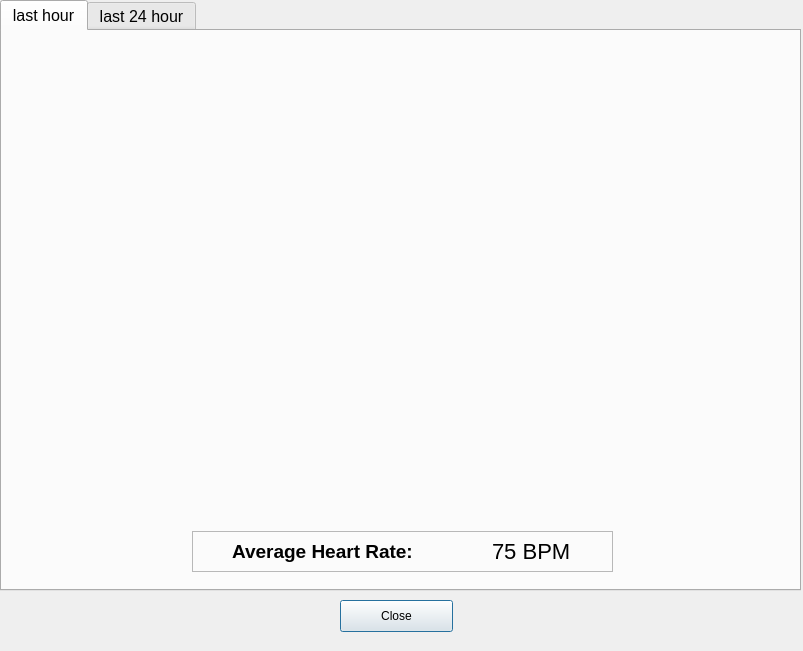
<?xml version="1.0" encoding="UTF-8"?>
<ui version="4.0">
 <class>hr_window</class>
 <widget class="QDialog" name="hr_window">
  <property name="geometry">
   <rect>
    <x>0</x>
    <y>0</y>
    <width>803</width>
    <height>651</height>
   </rect>
  </property>
  <property name="windowTitle">
   <string>Heart Rate</string>
  </property>
  <widget class="QTabWidget" name="hr_trends">
   <property name="geometry">
    <rect>
     <x>0</x>
     <y>0</y>
     <width>801</width>
     <height>591</height>
    </rect>
   </property>
   <property name="font">
    <font>
     <family>Arial</family>
     <pointsize>12</pointsize>
    </font>
   </property>
   <property name="currentIndex">
    <number>0</number>
   </property>
   <widget class="QWidget" name="hr_tab_1">
    <attribute name="title">
     <string>last hour</string>
    </attribute>
    <widget class="QLabel" name="hr_trend_figure">
     <property name="geometry">
      <rect>
       <x>0</x>
       <y>0</y>
       <width>800</width>
       <height>480</height>
      </rect>
     </property>
     <property name="text">
      <string/>
     </property>
     <property name="pixmap">
      <pixmap>../model/result/hr_trends.png</pixmap>
     </property>
     <property name="scaledContents">
      <bool>true</bool>
     </property>
     <property name="wordWrap">
      <bool>false</bool>
     </property>
    </widget>
    <widget class="QFrame" name="frame">
     <property name="geometry">
      <rect>
       <x>190</x>
       <y>500</y>
       <width>421</width>
       <height>41</height>
      </rect>
     </property>
     <property name="frameShape">
      <enum>QFrame::StyledPanel</enum>
     </property>
     <property name="frameShadow">
      <enum>QFrame::Raised</enum>
     </property>
     <widget class="QLabel" name="hr_label">
      <property name="geometry">
       <rect>
        <x>40</x>
        <y>0</y>
        <width>231</width>
        <height>41</height>
       </rect>
      </property>
      <property name="font">
       <font>
        <family>Arial</family>
        <pointsize>14</pointsize>
        <weight>75</weight>
        <bold>true</bold>
       </font>
      </property>
      <property name="text">
       <string>Average Heart Rate:</string>
      </property>
      <property name="alignment">
       <set>Qt::AlignLeading|Qt::AlignLeft|Qt::AlignVCenter</set>
      </property>
     </widget>
     <widget class="QLabel" name="hr_value">
      <property name="geometry">
       <rect>
        <x>300</x>
        <y>0</y>
        <width>91</width>
        <height>41</height>
       </rect>
      </property>
      <property name="font">
       <font>
        <pointsize>-1</pointsize>
       </font>
      </property>
      <property name="styleSheet">
       <string notr="true">font-size:22px</string>
      </property>
      <property name="text">
       <string>75 BPM</string>
      </property>
     </widget>
    </widget>
    <zorder>frame</zorder>
    <zorder>hr_trend_figure</zorder>
   </widget>
   <widget class="QWidget" name="hr_tab_2">
    <attribute name="title">
     <string>last 24 hour</string>
    </attribute>
    <widget class="QFrame" name="frame_2">
     <property name="geometry">
      <rect>
       <x>190</x>
       <y>520</y>
       <width>421</width>
       <height>41</height>
      </rect>
     </property>
     <property name="frameShape">
      <enum>QFrame::StyledPanel</enum>
     </property>
     <property name="frameShadow">
      <enum>QFrame::Raised</enum>
     </property>
     <widget class="QLabel" name="hr_label_2">
      <property name="geometry">
       <rect>
        <x>40</x>
        <y>0</y>
        <width>231</width>
        <height>41</height>
       </rect>
      </property>
      <property name="font">
       <font>
        <family>Arial</family>
        <pointsize>14</pointsize>
        <weight>75</weight>
        <bold>true</bold>
       </font>
      </property>
      <property name="text">
       <string>Average Heart Rate:</string>
      </property>
      <property name="alignment">
       <set>Qt::AlignLeading|Qt::AlignLeft|Qt::AlignVCenter</set>
      </property>
     </widget>
     <widget class="QLabel" name="hr_value_2">
      <property name="geometry">
       <rect>
        <x>300</x>
        <y>0</y>
        <width>91</width>
        <height>41</height>
       </rect>
      </property>
      <property name="font">
       <font>
        <pointsize>-1</pointsize>
       </font>
      </property>
      <property name="styleSheet">
       <string notr="true">font-size:22px</string>
      </property>
      <property name="text">
       <string>75 BPM</string>
      </property>
     </widget>
    </widget>
    <widget class="QLabel" name="hr_trend_figure_2">
     <property name="geometry">
      <rect>
       <x>0</x>
       <y>0</y>
       <width>800</width>
       <height>480</height>
      </rect>
     </property>
     <property name="text">
      <string/>
     </property>
     <property name="pixmap">
      <pixmap>../model/result/hr_trends.png</pixmap>
     </property>
     <property name="scaledContents">
      <bool>true</bool>
     </property>
     <property name="wordWrap">
      <bool>false</bool>
     </property>
    </widget>
   </widget>
  </widget>
  <widget class="QPushButton" name="hr_close_botton">
   <property name="geometry">
    <rect>
     <x>340</x>
     <y>600</y>
     <width>113</width>
     <height>32</height>
    </rect>
   </property>
   <property name="font">
    <font>
     <family>Arial</family>
    </font>
   </property>
   <property name="text">
    <string>Close</string>
   </property>
  </widget>
 </widget>
 <resources/>
 <connections/>
</ui>
